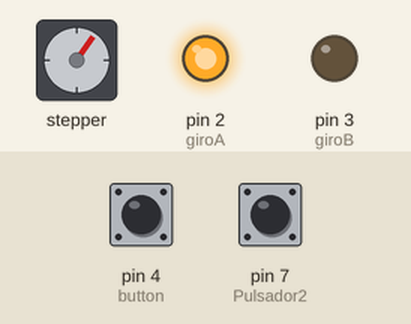
The sketch below on a simulated Arduino Uno, built with avr-gcc and run on an emulated ATmega328P. Shown: stepper motor, output pins drawn as LEDs (lit = HIGH). The test bench sets the inputs (shaded band); at power-on: pin 4 (button) HIGH, pin 7 (Pulsador2) HIGH. Stepper angles assume 100 steps per turn.

Above: at 1.2 s.
1.3 s: pin 4 (button) pulled LOW for 3.2 s
At 5.0 s:
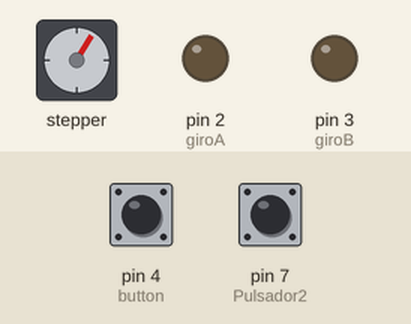
7.5 s: pin 4 (button) pulled LOW for 0.15 s
At 8.26 s:
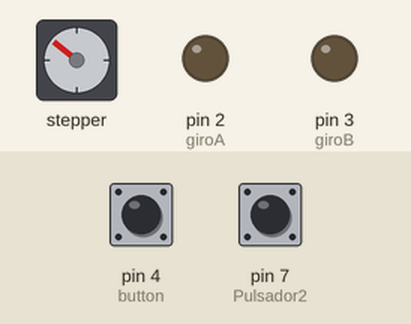
10.5 s: pin 4 (button) pulled LOW for 1 s
At 12.29 s:
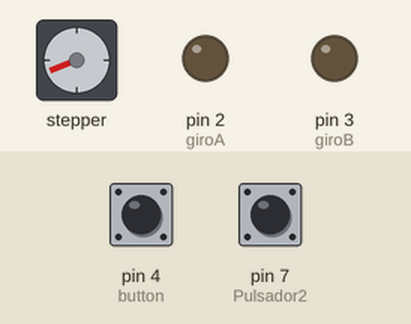
13.7 s: pin 4 (button) pulled LOW for 0.15 s
At 14.59 s:
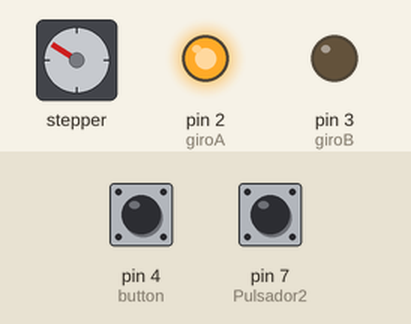
16.8 s: pin 4 (button) pulled LOW for 1 s
At 18.5 s:
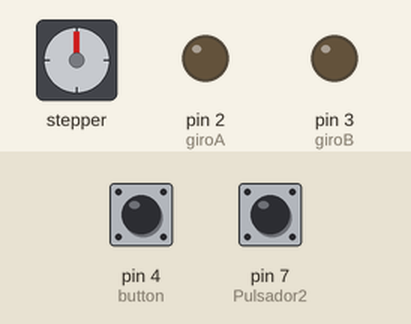
20.8 s: pin 7 (Pulsador2) pulled LOW for 3.2 s
Timing chart, 0 to 29.7 s (numbered marks = the images above; inputs shaded):
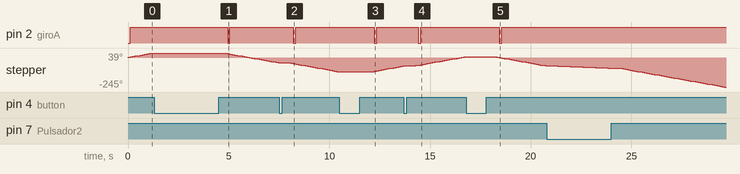

The sketch:

int2.ino
```cpp
// incluimos la libreria apara manejo del motor paso a paso
#include <Stepper.h>

// numero de pasoa del motor
#define STEPS 100
 //pines en los cuales se conecta usando L293D
Stepper stepper(STEPS, 8, 9, 10, 11);

const int button =  4; // control de direccion motor paso a paso
const int Pulsador2= 7; // boton de de confirmación de llenado
const int giroA= 2;
const int giroB= 3;
int estado1;
int estado2;
void setup()
{
  pinMode(giroA, OUTPUT);
  pinMode(giroB, OUTPUT);
  pinMode(Pulsador2, INPUT_PULLUP);
  pinMode(button, INPUT_PULLUP);


  digitalWrite(giroA, LOW);
  digitalWrite(giroB, LOW);

  stepper.setSpeed(5);
}

int direction_ = 1;

void loop()
{
  estado1=digitalRead(button);
  estado2=digitalRead(Pulsador2);

  if ( digitalRead(button) == 0 )  // if button is pressed
    if ( debounce() )  // debounce button signal
    {
      direction_ *= -1;  // reverse direction variable
      while ( debounce() ) ;  // wait for button release

    }

  //direccion de mov motor paso a paso
  stepper.step(direction_);

  if ( digitalRead(Pulsador2) == 0 )  // if button is pressed
    if ( debounce() )  // debounce button signal
    {
      direction_ *= -1;  // reverse direction variable
      while ( debounce() ) ;  // wait for button release

    }


   if(estado1==HIGH){
   digitalWrite(giroA, HIGH);
   digitalWrite(giroB, LOW);
}
  else if (button==HIGH){
  digitalWrite(giroA, LOW);
  digitalWrite(giroB, HIGH);
}
  else {
   digitalWrite(giroA, LOW);
   digitalWrite(giroB, LOW);
}
}


// a small function for button debounce
bool debounce()
{
  byte count = 0;
  for(byte i = 0; i < 5; i++) {
    if (digitalRead(button) == 0)
      count++;
    delay(100);
  }
  if(count > 2)  return 1;
  else           return 0;

  byte cont = 0;
  for(byte i = 0; i < 5; i++) {
    if (digitalRead(Pulsador2) == 0)
      cont++;
    delay(100);
  }
  if(cont > 2)  return 1;
  else           return 0;

}


////////////////////////////////////////////////
//const int Pulsador1=2;
//const int Pulsador2=3;
//const int giroA=4;
//const int giroB=5;
//int estado1;
//int estado2;
//
//void setup() {
//  // put your setup code here, to run once:
//pinMode(giroA, OUTPUT);
//pinMode(giroB, OUTPUT);
//pinMode(Pulsador1, INPUT);
//pinMode(Pulsador2, INPUT);
//
//digitalWrite(giroA, LOW);
//digitalWrite(giroB, LOW);
//}
//
//void loop() {
//  // put your main code here, to run repeatedly:
//estado1=digitalRead(Pulsador1);
//estado2=digitalRead(Pulsador2);
//
//if(estado1==HIGH){
//digitalWrite(giroA, HIGH);
//digitalWrite(giroB, LOW);
//}
//else if (estado2==HIGH){
//digitalWrite(giroA, LOW);
//digitalWrite(giroB, HIGH);
//}
//else {
//digitalWrite(giroA, LOW);
//digitalWrite(giroB, LOW);
//}
//}
```

Measured:
- after the input at 1.3 s, pin 2 (giroA): HIGH → LOW after 3.6 s, → HIGH 0.12 s later
- after the input at 7.5 s, pin 2 (giroA): HIGH → LOW after 0.71 s, → HIGH 0.12 s later
- after the input at 10.5 s, pin 2 (giroA): HIGH → LOW after 1.7 s, → HIGH 0.12 s later
- after the input at 13.7 s, pin 2 (giroA): HIGH → LOW after 0.72 s, → HIGH 0.12 s later
- after the input at 16.8 s, pin 2 (giroA): HIGH → LOW after 1.6 s, → HIGH 0.12 s later
